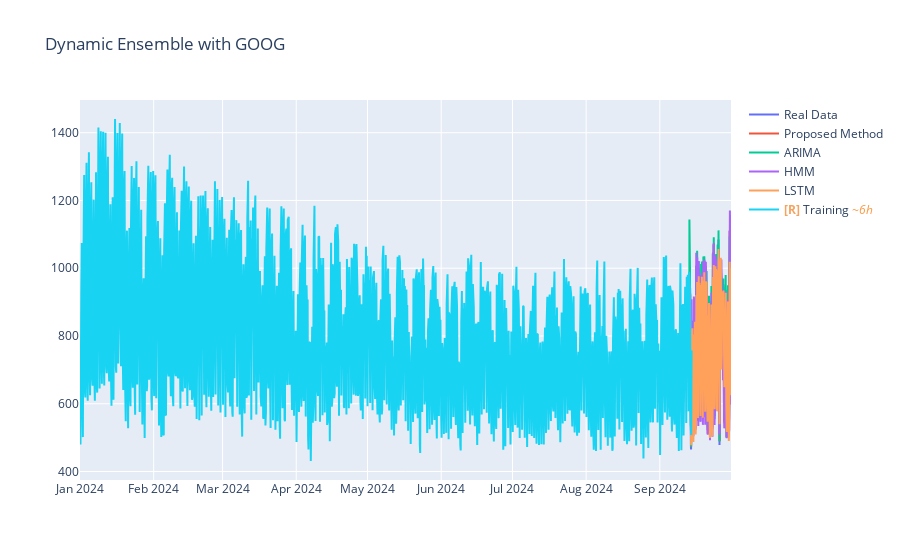

Notebook code cell kept with this figure:
### Code cell
fig = go.Figure()
fig.update_layout(title="Dynamic Ensemble with GOOG")
fig.add_trace(go.Scatter(x=df_test['ds'], y=df_test['y'], mode='lines', name='Real Data'))
fig.add_trace(go.Scatter(x=df_test['ds'], y=de_preds, mode='lines', name='Proposed Method'))
fig.add_trace(go.Scatter(x=df_test['ds'], y=arima_preds, mode='lines', name='ARIMA'))
fig.add_trace(go.Scatter(x=df_test['ds'], y=hmm_preds, mode='lines', name='HMM'))
fig.add_trace(go.Scatter(x=df_test['ds'], y=lstm_preds, mode='lines', name='LSTM'))
fig.add_trace(go.Scatter(x=df_train['ds'], y=df_train['y'], mode='lines', name='Training'))
fig.show()

### Figure 1 — Plotly figure (JSON) as saved in the notebook; plotly's stock layout.template omitted (floating-point values rounded to 4 significant figures; data arrays with more than 128 entries replaced by an {"elided": "..."} marker saying what was removed)
{"data": [{"mode": "lines", "name": "Real Data", "type": "scatter", "uid": "44a62df6-1827-4381-b2e9-3267b12fb11f", "x": {"elided": "422 str values"}, "y": {"elided": "422 float values"}}, {"mode": "lines", "name": "Proposed Method", "type": "scatter", "uid": "0d20795b-43e2-4f31-abf2-a82f2e982d01", "x": {"elided": "422 str values"}, "y": {"elided": "422 float values"}}, {"mode": "lines", "name": "ARIMA", "type": "scatter", "uid": "c48e6fb2-3b33-4af0-9216-cd24da09b349", "x": {"elided": "422 str values"}, "y": {"elided": "422 float values"}}, {"mode": "lines", "name": "HMM", "type": "scatter", "uid": "4b8d845f-d8f9-447e-a355-eb18eee4001c", "x": {"elided": "422 str values"}, "y": {"elided": "422 float values"}}, {"mode": "lines", "name": "LSTM", "type": "scatter", "uid": "5ee5e83e-45a6-43cb-8baa-b41ec2a4cf36", "x": {"elided": "422 str values"}, "y": {"elided": "422 float values"}}, {"mode": "lines", "name": "<b style=\"color:sandybrown\">[R]</b> Training <i style=\"color:#fc9944\">~6h</i>", "type": "scatter", "uid": "e4d92482-cb3e-41fd-b1c6-e931ff73b40e", "x": {"elided": "1000 str values"}, "y": {"elided": "1000 float values"}}], "layout": {"title": {"text": "Dynamic Ensemble with GOOG"}}}
